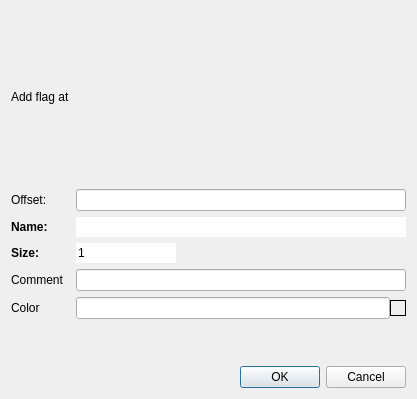
<?xml version="1.0" encoding="UTF-8"?>
<ui version="4.0">
 <class>FlagDialog</class>
 <widget class="QDialog" name="FlagDialog">
  <property name="geometry">
   <rect>
    <x>0</x>
    <y>0</y>
    <width>417</width>
    <height>399</height>
   </rect>
  </property>
  <property name="windowTitle">
   <string>Add Flag</string>
  </property>
  <layout class="QVBoxLayout" name="verticalLayout">
   <item>
    <widget class="QLabel" name="labelAction">
     <property name="sizePolicy">
      <sizepolicy hsizetype="Preferred" vsizetype="Minimum">
       <horstretch>0</horstretch>
       <verstretch>0</verstretch>
      </sizepolicy>
     </property>
     <property name="text">
      <string>Add flag at</string>
     </property>
    </widget>
   </item>
   <item>
    <layout class="QFormLayout" name="formLayout">
     <property name="horizontalSpacing">
      <number>12</number>
     </property>
     <item row="1" column="0">
      <widget class="QLabel" name="labelFlag">
       <property name="font">
        <font>
         <bold>true</bold>
        </font>
       </property>
       <property name="text">
        <string>Name:</string>
       </property>
      </widget>
     </item>
     <item row="1" column="1">
      <widget class="QLineEdit" name="nameEdit">
       <property name="frame">
        <bool>false</bool>
       </property>
       <property name="placeholderText">
        <string notr="true"/>
       </property>
      </widget>
     </item>
     <item row="2" column="1">
      <widget class="QLineEdit" name="sizeEdit">
       <property name="maximumSize">
        <size>
         <width>100</width>
         <height>16777215</height>
        </size>
       </property>
       <property name="text">
        <string>1</string>
       </property>
       <property name="frame">
        <bool>false</bool>
       </property>
       <property name="placeholderText">
        <string notr="true"/>
       </property>
      </widget>
     </item>
     <item row="2" column="0">
      <widget class="QLabel" name="labelSize">
       <property name="font">
        <font>
         <bold>true</bold>
        </font>
       </property>
       <property name="text">
        <string>Size:</string>
       </property>
      </widget>
     </item>
     <item row="3" column="1">
      <widget class="QLineEdit" name="commentEdit"/>
     </item>
     <item row="3" column="0">
      <widget class="QLabel" name="label">
       <property name="text">
        <string>Comment</string>
       </property>
      </widget>
     </item>
     <item row="4" column="0">
      <widget class="QLabel" name="label_2">
       <property name="text">
        <string>Color</string>
       </property>
      </widget>
     </item>
     <item row="4" column="1">
      <layout class="QHBoxLayout" name="colorLayout">
       <item>
        <widget class="QLineEdit" name="colorEdit"/>
       </item>
       <item>
        <widget class="QFrame" name="colorPreview">
         <property name="minimumSize">
          <size>
           <width>16</width>
           <height>16</height>
          </size>
         </property>
         <property name="maximumSize">
          <size>
           <width>16</width>
           <height>16</height>
          </size>
         </property>
         <property name="frameShape">
          <enum>QFrame::Shape::Box</enum>
         </property>
        </widget>
       </item>
      </layout>
     </item>
     <item row="0" column="0">
      <widget class="QLabel" name="labelOffset">
       <property name="text">
        <string>Offset:</string>
       </property>
      </widget>
     </item>
     <item row="0" column="1">
      <widget class="QLineEdit" name="offsetEdit">
       <property name="readOnly">
        <bool>true</bool>
       </property>
      </widget>
     </item>
    </layout>
   </item>
   <item>
    <widget class="QDialogButtonBox" name="buttonBox">
     <property name="orientation">
      <enum>Qt::Orientation::Horizontal</enum>
     </property>
     <property name="standardButtons">
      <set>QDialogButtonBox::StandardButton::Cancel|QDialogButtonBox::StandardButton::Ok</set>
     </property>
    </widget>
   </item>
  </layout>
 </widget>
 <resources/>
 <connections/>
</ui>
